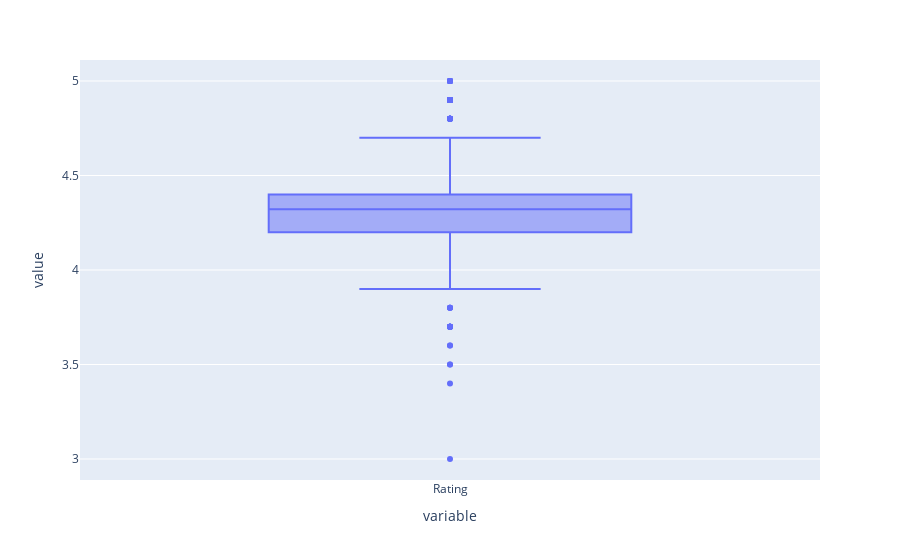

Here is the notebook cell this chart was saved with:
### Code cell
px.box(data.Rating)

### Figure 1 — Plotly figure (JSON) as saved in the notebook; plotly's stock layout.template omitted (floating-point values rounded to 4 significant figures; data arrays with more than 128 entries replaced by an {"elided": "..."} marker saying what was removed)
{"data": [{"alignmentgroup": "True", "hovertemplate": "variable=%{x}<br>value=%{y}<extra></extra>", "legendgroup": "", "marker": {"color": "#636efa"}, "name": "", "notched": false, "offsetgroup": "", "orientation": "v", "showlegend": false, "type": "box", "x": {"elided": "720 str values"}, "x0": " ", "xaxis": "x", "y": {"elided": "720 float values"}, "y0": " ", "yaxis": "y"}], "layout": {"boxmode": "group", "legend": {"tracegroupgap": 0}, "margin": {"t": 60}, "xaxis": {"anchor": "y", "domain": [0, 1], "title": {"text": "variable"}}, "yaxis": {"anchor": "x", "domain": [0, 1], "title": {"text": "value"}}}}
